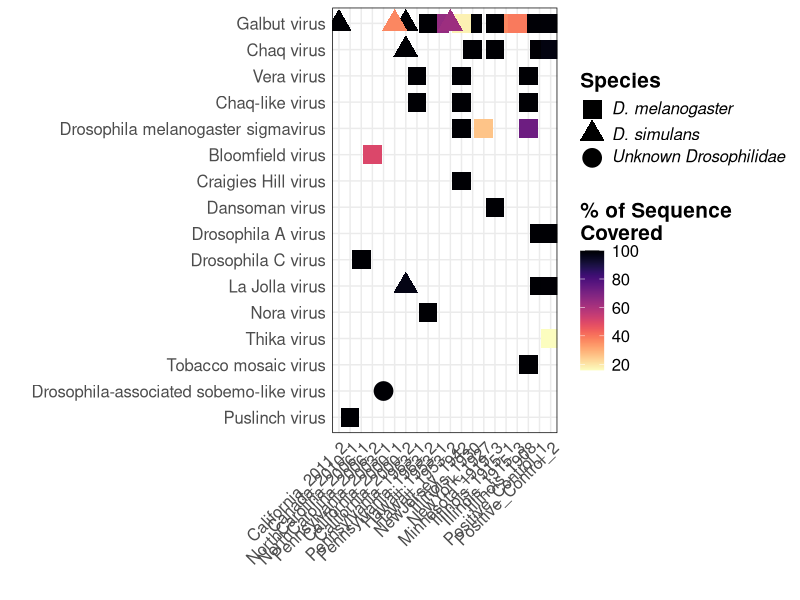
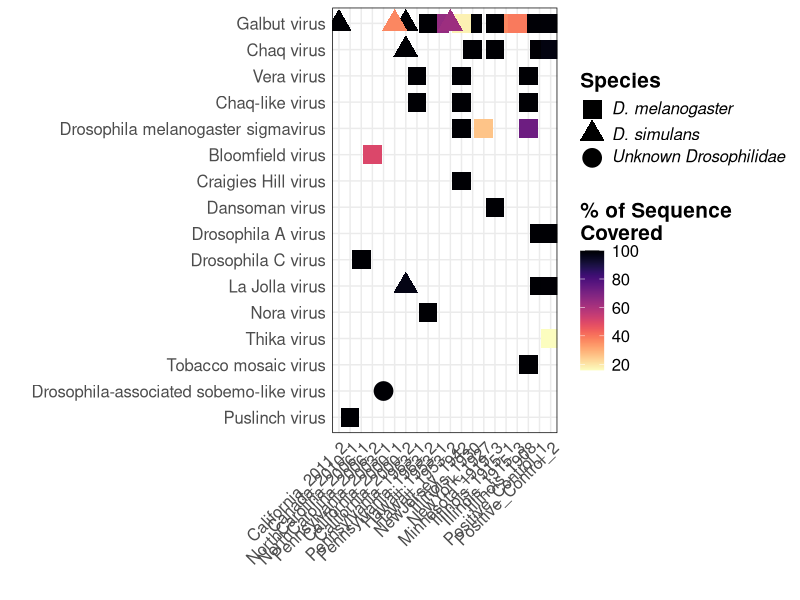
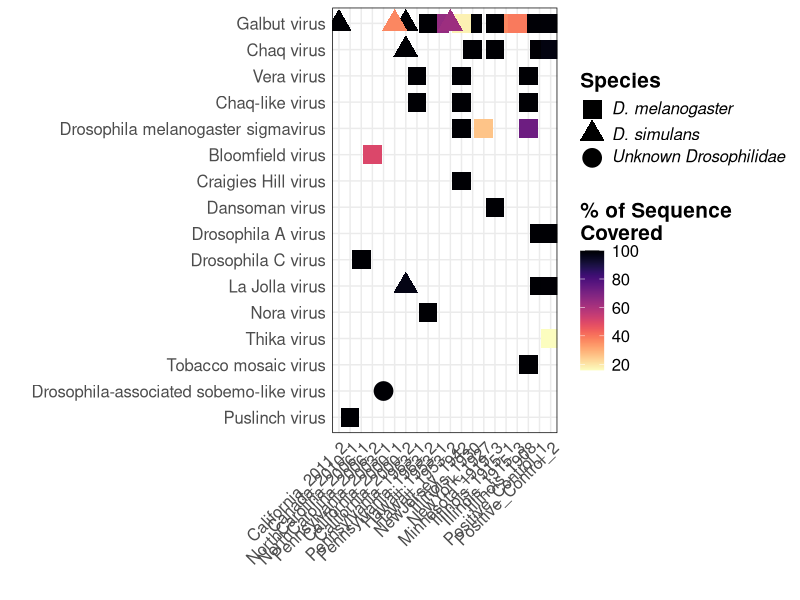
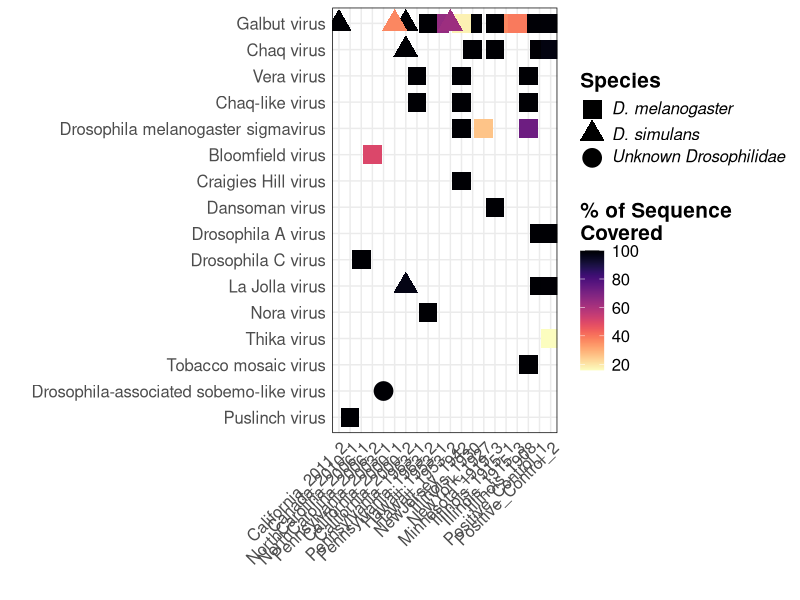

Source code (R) for these figures, in order:
# This script visualizes identified virus sequences in museum collections as a 
# heatmap.

library(tidyverse)
library(viridis)
library(svglite)

other_viruses <- read_csv("metadata/OtherViruses_known.csv")

other_viruses <- other_viruses %>% 
  mutate(sample_id = factor(sample_id, levels = c("California_2011_2", "Canada_2010_1", 
                                    "NorthCarolina_2006_1", "NorthCarolina_2006_2", 
                                    "Pennsylvania_2003_1", "California_2000_1",
                                    "California_2000_2", "Pennsylvania_1963_1", "Pennsylvania_1963_2", 
                                    "Hawaii_1953_1", "Hawaii_1953_2", 
                                    "NewJersey_1942", "Illinois_1930",
                                    "NewYork_1927", "Minnesota_1919_3", 
                                    "Illinois_1915_1", "Illinois_1915_3", "Illinois_1908", 
                                    "Positive_Control_1", "Positive_Control_2"))) %>% 
  mutate(virus_name = factor(virus_name, levels = c("Puslinch virus", "Drosophila-associated sobemo-like virus", 
                                                    "Tobacco mosaic virus", "Thika virus", "Nora virus", 
                                                    "La Jolla virus", "Drosophila C virus", "Drosophila A virus",
                                                    "Dansoman virus", "Craigies Hill virus", 
                                                    "Bloomfield virus", "Drosophila melanogaster sigmavirus", 
                                                    "Chaq-like virus", "Vera virus", 
                                                    "Chaq virus", "Galbut virus")))

fig <- ggplot(other_viruses, aes(x = sample_id, y = virus_name)) +
  geom_point(aes(color = percent_covered, shape = factor(Drosophila_species)), size = 6) +
  scale_color_viridis(direction = -1, option = "A") +
  scale_shape_manual(labels = c(substitute(paste(italic("D. melanogaster"))), 
                                substitute(paste(italic("D. simulans"))),
                                substitute(paste(italic("Unknown Drosophilidae")))),
                     values = c(15, 17, 19)) +
  theme_minimal(base_size = 11) +
  theme(panel.border = element_rect(linetype = "solid", fill = NA),
        strip.background = element_rect(colour = "black", fill = "white"),
        axis.title = element_text(face = "bold"),
        legend.title = element_text(face = "bold"),
        strip.text = element_text(face = "bold"),
#        axis.text = element_text(face = "bold"),
        text = element_text(size = 15),
        axis.text.x = element_text(angle = 45, hjust = 1, vjust = 1)) +
  labs(x = "", y = "", color = "% of Sequence \nCovered", shape = "Species") 

fig
ggsave("plots/Figure3/virus_pres_abs.pdf", units = "in", width = 10, height = 8)
ggsave("plots/Figure3/virus_pres_abs.jpg", units = "in", width = 12, height = 8)
ggsave("plots/Figure3/virus_pres_abs.svg", units = "in", width = 12, height = 8)
